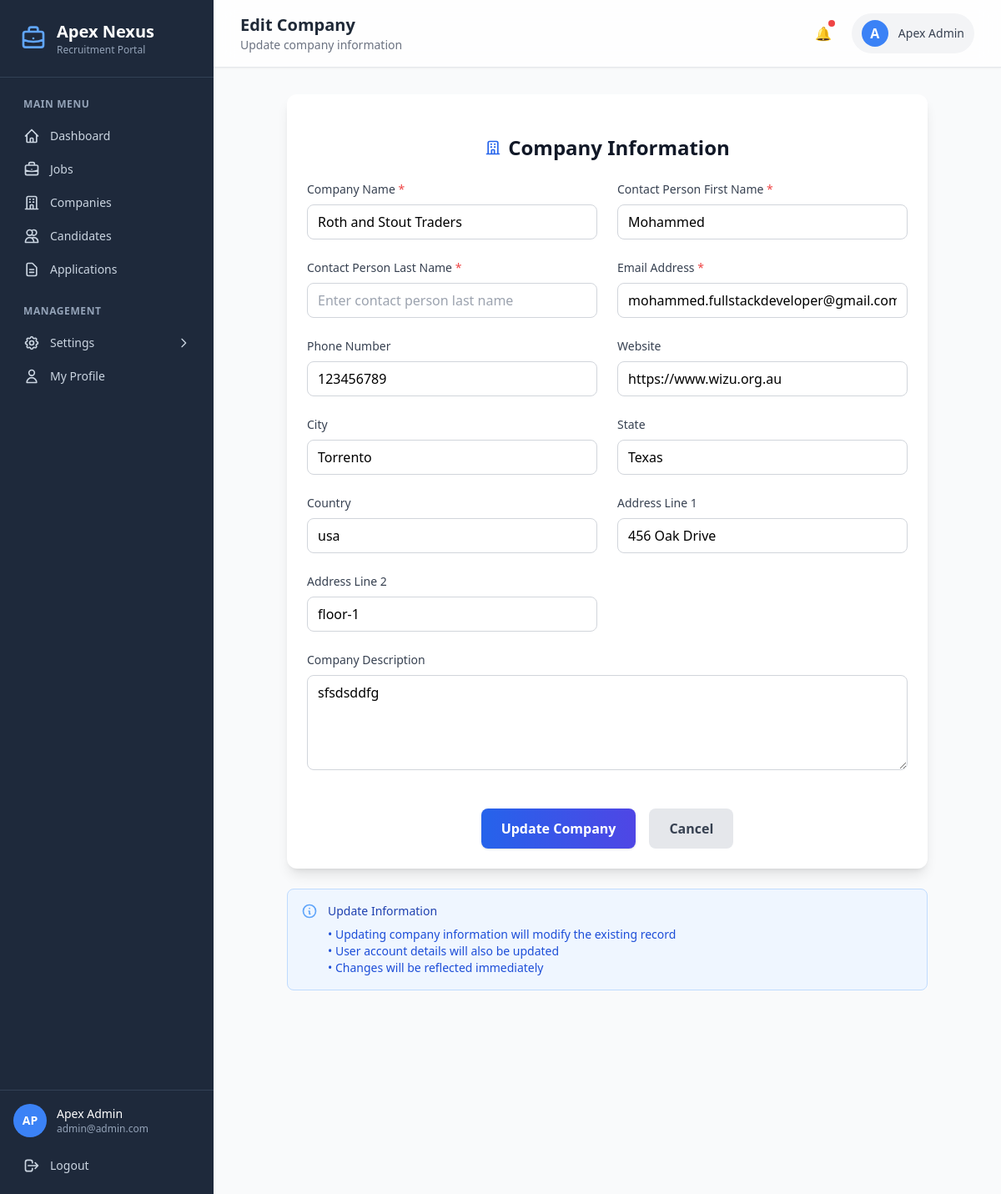
Page /admin/add-company.php?id=4 (signed in) on the committed database.
### tables this page shows
CREATE TABLE `companies` (
  `id` int(11) NOT NULL,
  `user_id` int(11) DEFAULT NULL,
  `company_name` varchar(150) DEFAULT NULL,
  `logo` varchar(255) DEFAULT NULL,
  `description` text DEFAULT NULL,
  `website` varchar(200) DEFAULT NULL,
  `is_deleted` tinyint(1) DEFAULT 0,
  `city` varchar(100) DEFAULT NULL,
  `state` varchar(100) DEFAULT NULL,
  `country` varchar(100) DEFAULT NULL,
  `address_line1` varchar(255) DEFAULT NULL,
  `address_line2` varchar(255) DEFAULT NULL,
  `phone` varchar(20) DEFAULT NULL,
  `added_by` int(11) DEFAULT NULL,
  `created_at` timestamp NOT NULL DEFAULT current_timestamp(),
  `updated_at` timestamp NOT NULL DEFAULT current_timestamp() ON UPDATE current_timestamp()
);

CREATE TABLE `users` (
  `id` int(11) NOT NULL,
  `first_name` varchar(512) DEFAULT NULL,
  `last_name` varchar(512) DEFAULT NULL,
  `email` varchar(100) DEFAULT NULL,
  `password` varchar(255) DEFAULT NULL,
  `role` enum('admin','company','candidate') DEFAULT NULL,
  `is_deleted` tinyint(1) DEFAULT 0,
  `added_by` int(11) DEFAULT NULL,
  `created_at` timestamp NOT NULL DEFAULT current_timestamp(),
  `updated_at` timestamp NOT NULL DEFAULT current_timestamp() ON UPDATE current_timestamp()
);

### admin/add-company.php (the view, shortened to what the rows shown need)
<?php
require_once '../includes/header.php';
$isEdit = isset($_GET['id']);
$companyId = $isEdit ? (int)$_GET['id'] : 0;
$company = null;
if ($isEdit && $companyId > 0) {
    try {
        $database = new Database();
        $pdo = $database->getConnection();
        $stmt = $pdo->prepare("
            SELECT c.*, u.first_name, u.last_name, u.email
            FROM companies c
            LEFT JOIN users u ON c.user_id = u.id
            WHERE c.id = ? AND c.is_deleted = 0
        ");
        $stmt->execute([$companyId]);
        $company = $stmt->fetch();
    } catch (PDOException $e) {
        error_log("Company fetch error: " . $e->getMessage());
        setFlash('error', 'Failed to load company data');
        redirect('/apex-nexus-portal/admin/companies.php');
    }
}
?>
<div class="lg:pl-64 bg-gray-50 min-h-screen">
    <div class="bg-white/80 backdrop-blur-md shadow-sm border-b px-4 sm:px-6 lg:px-8 py-4 flex justify-between items-center">
        <div>
            <h1 class="text-lg sm:text-xl font-semibold text-gray-800"><?php echo $isEdit ? 'Edit Company' : 'Add New Company'; ?></h1>
        </div>
    </div>
    <div class="p-4 sm:p-6 lg:p-8">
        <div class="max-w-3xl mx-auto">
            <div class="bg-white rounded-xl shadow-lg">
                <div class="p-6">
                    <form method="POST" class="space-y-6">
                        <div>
                            <h2 class="text-2xl font-bold text-gray-900 mb-6 flex justify-center items-center">
                                <svg class="w-5 h-5 mr-2 text-blue-600" fill="none" stroke="currentColor" viewBox="0 0 24 24">
                                    <path stroke-linecap="round" stroke-linejoin="round" stroke-width="2" d="M19 21V5a2 2 0 00-2-2H7a2 2 0 00-2 2v16m14 0h2m-2 0h-5m-9 0H3m2 0h5M9 7h1m-1 4h1m4-4h1m-1 4h1m-5 10v-5a1 1 0 011-1h2a1 1 0 011 1v5m-4 0h4"></path>
                                </svg>
                                Company Information
                            </h2>
                            <div class="grid grid-cols-1 md:grid-cols-2 gap-6">
                                <div>
                                    <label for="company_name" class="block text-sm font-medium text-gray-700 mb-2">
                                        Company Name <span class="text-red-500">*</span>
                                    </label>
                                    <input
                                        type="text"
                                        id="company_name"
                                        name="company_name"
                                        required
                                        value="<?php echo htmlspecialchars($company['company_name'] ?? ''); ?>"
                                        class="w-full px-3 py-2 border border-gray-300 rounded-lg focus:ring-blue-500 focus:border-blue-500"
                                        placeholder="Enter company name"
                                    >
                                </div>
                                <div>
                                    <label for="contact_person_first_name" class="block text-sm font-medium text-gray-700 mb-2">
                                        Contact Person First Name <span class="text-red-500">*</span>
                                    </label>
                                    <input
                                        type="text"
                                        id="contact_person_first_name"
                                        name="contact_person_first_name"
                                        required
                                        value="<?php echo htmlspecialchars($company['first_name'] ?? ''); ?>"
                                        class="w-full px-3 py-2 border border-gray-300 rounded-lg focus:ring-blue-500 focus:border-blue-500"
                                        placeholder="Enter contact person first name"
                                    >
                                </div>
                                <div>
                                    <label for="contact_person_last_name" class="block text-sm font-medium text-gray-700 mb-2">
                                        Contact Person Last Name <span class="text-red-500">*</span>
                                    </label>
                                    <input
                                        type="text"
                                        id="contact_person_last_name"
                                        name="contact_person_last_name"
                                        required
                                        value="<?php echo htmlspecialchars($company['last_name'] ?? ''); ?>"
                                        class="w-full px-3 py-2 border border-gray-300 rounded-lg focus:ring-blue-500 focus:border-blue-500"
                                        placeholder="Enter contact person last name"
                                    >
                                </div>
                                <div>
                                    <label for="email" class="block text-sm font-medium text-gray-700 mb-2">
                                        Email Address <span class="text-red-500">*</span>
                                    </label>
                                    <input
                                        type="email"
                                        id="email"
                                        name="email"
                                        required
                                        value="<?php echo htmlspecialchars($company['email'] ?? ''); ?>"
                                        class="w-full px-3 py-2 border border-gray-300 rounded-lg focus:ring-blue-500 focus:border-blue-500"
                                        placeholder="company@example.com"
                                    >
                                </div>
                                <div>
                                    <label for="phone" class="block text-sm font-medium text-gray-700 mb-2">
                                        Phone Number
                                    </label>
                                    <input
                                        type="tel"
                                        id="phone"
                                        name="phone"
                                        value="<?php echo htmlspecialchars($company['phone'] ?? ''); ?>"
                                        class="w-full px-3 py-2 border border-gray-300 rounded-lg focus:ring-blue-500 focus:border-blue-500"
                                        placeholder="+1 234 567 8900"
                                    >
                                </div>
                                <div>
                                    <label for="website" class="block text-sm font-medium text-gray-700 mb-2">
                                        Website
                                    </label>
                                    <input
                                        type="url"
                                        id="website"
                                        name="website"
                                        value="<?php echo htmlspecialchars($company['website'] ?? ''); ?>"
                                        class="w-full px-3 py-2 border border-gray-300 rounded-lg focus:ring-blue-500 focus:border-blue-500"
                                        placeholder="https://www.example.com"
                                    >
                                </div>
                                <div>
                                    <label for="city" class="block text-sm font-medium text-gray-700 mb-2">
                                        City
                                    </label>
                                    <input
                                        type="text"
                                        id="city"
                                        name="city"
                                        value="<?php echo htmlspecialchars($company['city'] ?? ''); ?>"
                                        class="w-full px-3 py-2 border border-gray-300 rounded-lg focus:ring-blue-500 focus:border-blue-500"
                                        placeholder="Enter city"
                                    >
                                </div>
                                <div>
                                    <label for="state" class="block text-sm font-medium text-gray-700 mb-2">
                                        State
                                    </label>
                                    <input
                                        type="text"
                                        id="state"
                                        name="state"
                                        value="<?php echo htmlspecialchars($company['state'] ?? ''); ?>"
                                        class="w-full px-3 py-2 border border-gray-300 rounded-lg focus:ring-blue-500 focus:border-blue-500"
                                        placeholder="Enter state"
                                    >
                                </div>
                                <div>
                                    <label for="country" class="block text-sm font-medium text-gray-700 mb-2">
                                        Country
                                    </label>
                                    <input
                                        type="text"
                                        id="country"
                                        name="country"
                                        value="<?php echo htmlspecialchars($company['country'] ?? ''); ?>"
                                        class="w-full px-3 py-2 border border-gray-300 rounded-lg focus:ring-blue-500 focus:border-blue-500"
                                        placeholder="Enter country"
                                    >
                                </div>
                                <div>
                                    <label for="address_line1" class="block text-sm font-medium text-gray-700 mb-2">
                                        Address Line 1
                                    </label>
                                    <input
                                        type="text"
                                        id="address_line1"
                                        name="address_line1"
                                        value="<?php echo htmlspecialchars($company['address_line1'] ?? ''); ?>"
                                        class="w-full px-3 py-2 border border-gray-300 rounded-lg focus:ring-blue-500 focus:border-blue-500"
                                        placeholder="Street address"
                                    >
                                </div>
                                <div>
                                    <label for="address_line2" class="block text-sm font-medium text-gray-700 mb-2">
                                        Address Line 2
                                    </label>
                                    <input
                                        type="text"
                                        id="address_line2"
                                        name="address_line2"
                                        value="<?php echo htmlspecialchars($company['address_line2'] ?? ''); ?>"
                                        class="w-full px-3 py-2 border border-gray-300 rounded-lg focus:ring-blue-500 focus:border-blue-500"
                                        placeholder="Apartment, suite, etc."
                                    >
                                </div>
                            </div>
                        </div>
                        <div>
                            <label for="description" class="block text-sm font-medium text-gray-700 mb-2">
                                Company Description
                            </label>
                            <textarea
                                id="description"
                                name="description"
                                rows="4"
                                class="w-full px-3 py-2 border border-gray-300 rounded-lg focus:ring-blue-500 focus:border-blue-500"
                                placeholder="Brief description of company..."
                            ><?php echo htmlspecialchars($company['description'] ?? ''); ?></textarea>
                        </div>
                    </form>
                </div>
            </div>
        </div>
    </div>
</div>
<?php require_once '../includes/footer.php'; ?>

### rows in the picture
companies: company_name "Roth and Stout Traders", contact_person_first_name "Mohammed", email "mohammed.fullstackdeveloper@gmail.com", phone "123456789", website "https://www.wizu.org.au", city "Torrento", state "Texas", country "usa", address_line1 "456 Oak Drive", address_line2 "floor-1", description "sfsdsddfg"

### other values in the picture
substr($_SESSION['user_name'] ?? 'A', 0, 2) "AP"
$_SESSION['user_name'] "Apex Admin"
$_SESSION['user_email'] "admin@admin.com"
substr($_SESSION['user_name'] ?? 'A', 0, 1) "A"
